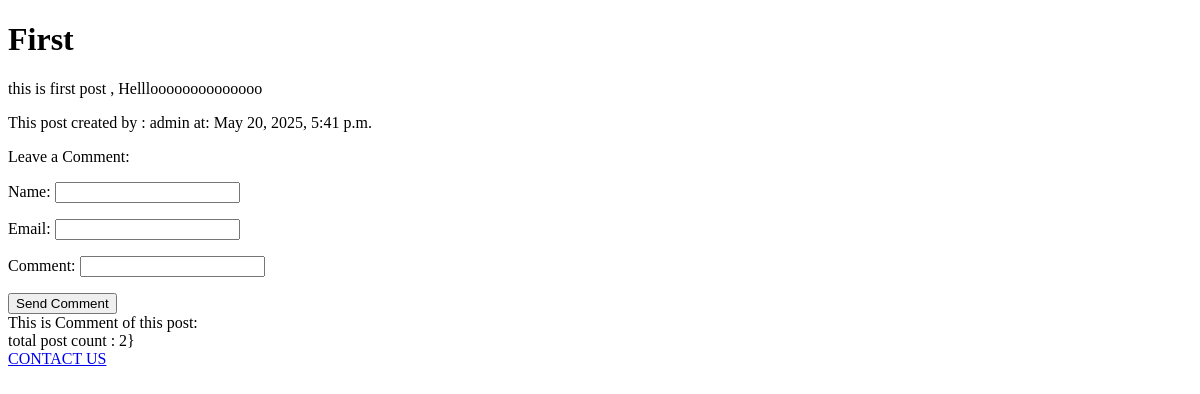
Page /2025/05/20/post-1/ on the earlier database version.
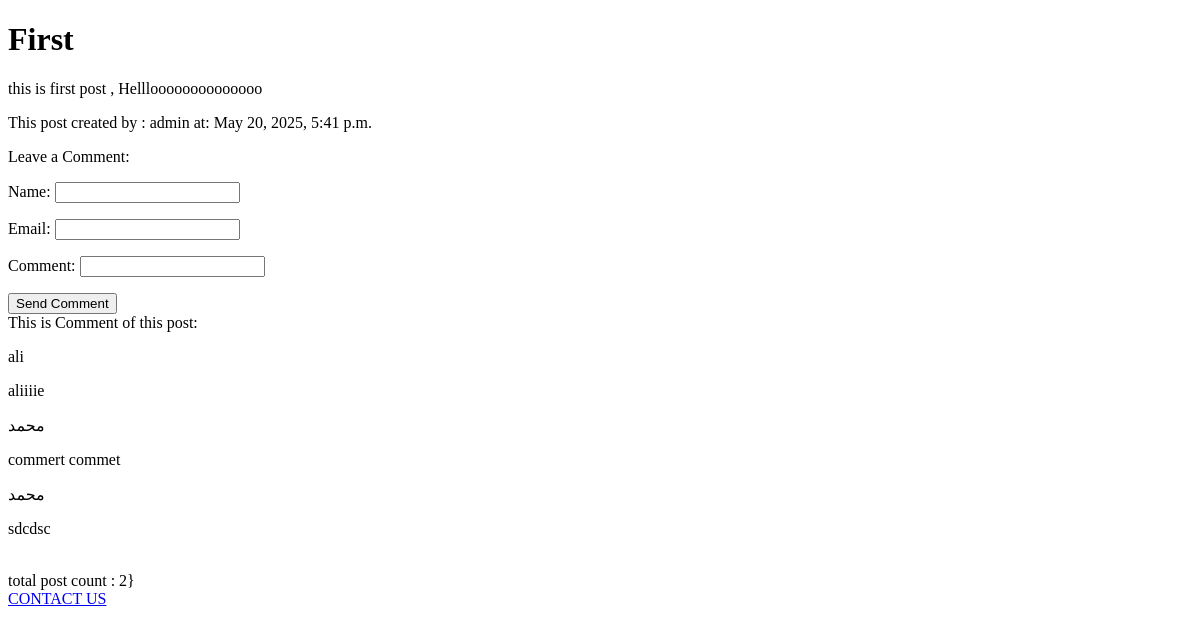
Same page on the later database version.
### blog/models.py (models this page shows, shortened)
class Post(models.Model):
    STATUS_CHOICES = (('draft', 'Draft'), ('published', 'Published'))
    title = models.CharField(max_length=250, unique=True)
    slug = models.SlugField(max_length=250 , unique=True)
    author = models.ForeignKey(User, on_delete=models.CASCADE)
    body = models.TextField()
    created_date = models.DateTimeField(auto_now_add=True)
    status = models.CharField(max_length=10, choices=STATUS_CHOICES , default='draft')
    tags = TaggableManager()
    def active_comments(self):
        return  self.comment_set.filter(active=True)

class Comment(models.Model):
    post = models.ForeignKey(Post, on_delete=models.CASCADE)
    name = models.CharField(max_length=100)
    email = models.EmailField()
    comment = models.CharField(max_length=500)
    created_date = models.DateTimeField(auto_now_add=True)
    active = models.BooleanField(default=False)

### blog/views.py (the view, shortened to what this page needs)
# urls.py: path('<int:year>/<int:month>/<int:day>/<str:slug>/', views.post_detail , name='post_detail'),
def post_detail(request, year, month, day , slug):
    try:
        post = Post.objects.get(created_date__year=year, created_date__month=month, created_date__day=day,slug=slug,status='published')
    except Post.DoesNotExist:
        raise Http404("Post does not exist")
    comment_form = forms.comment_forms()
    new_comment = None
    context = {
             'post': post,
        'comment_form': comment_form,
        'new_comment': new_comment,
    }
    return render(request, 'post_detail.html', context)

### blog/forms.py
class comment_forms(forms.ModelForm):
    class Meta:
        model = models.Comment
        fields = ('name', 'email', 'comment')

### blog/templatetags/my_tags.py (called while the page is built)
@register.simple_tag
def total_count():
    return Post.objects.filter(status='published').count()

### blog/templates/post_detail.html (shortened to what this page needs)
{% extends 'Home.html' %}
 {% block content %}
<h1> {{post.title}} </h1>
<p> {{post.body}}  </p>
<p>  This post created by : {{post.author }} at: {{ post.created_date }}</p>
{% endblock %}
{% block comment %}
{% if new_comment %}
<p>  waiting for approval  </p>
{% else %}
<p> Leave a Comment:</p>
<form method="post">
 {{ comment_form.as_p }}
 <input type="submit" value="Send Comment">
</form>
{% endif %}
This is Comment of this post:
{% for comment in post.active_comments %}
<p>{{comment.name}}</p>
<p>{{comment.comment}}</p>
{% endfor %}
{% endblock %}

### blog/templates/Home.html (shortened to what this page needs)
<!DOCTYPE html>
{% load my_tags %}
<html lang="en" xmlns="http://www.w3.org/1999/html">
<head>
</head>
<body>
{% block content %}{% endblock %}
{% block comment %}
{% endblock %}
total post count : {%total_count%}}
<a href=" {% url 'contact_us' %}" > CONTACT US</a>
</body>
</html>

Differences in the rows shown:
added Comment: name "ali", comment "aliiiie"
added Comment: name "محمد", comment "commert commet"
added Comment: name "محمد", comment "sdcdsc"
